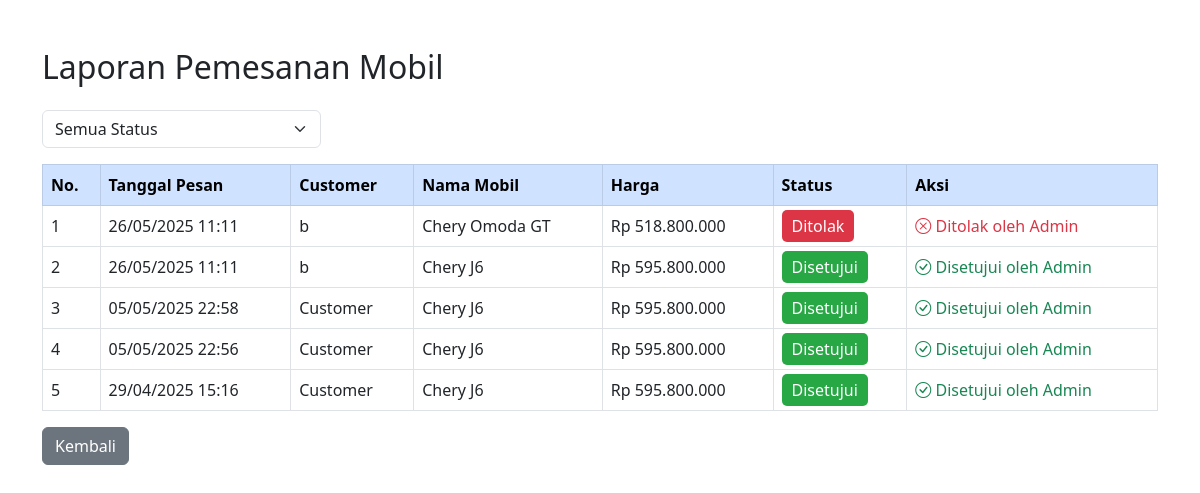
Page /SuperAdmin/Laporan.php (signed in) on the earlier database version.
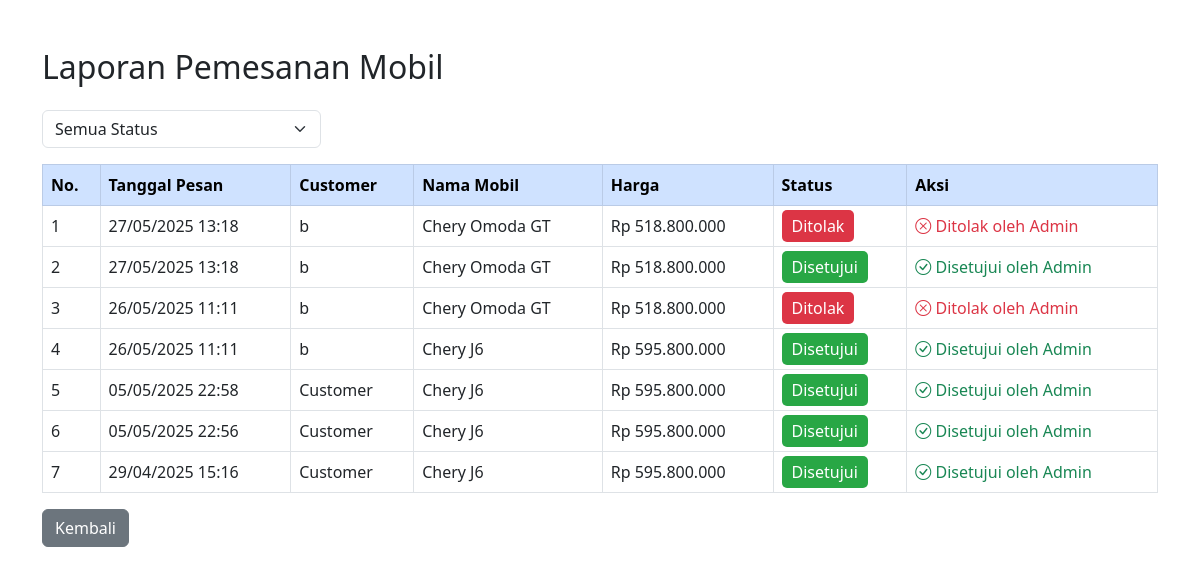
Same page on the later database version.
### tables this page shows
CREATE TABLE `requests` (
  `id` int(11) NOT NULL,
  `itemId` int(11) NOT NULL,
  `userId` int(11) NOT NULL,
  `status` enum('Menunggu','Disetujui','Ditolak') NOT NULL DEFAULT 'Menunggu',
  `createdAt` datetime DEFAULT current_timestamp(),
  `updatedAt` datetime DEFAULT current_timestamp() ON UPDATE current_timestamp()
);

CREATE TABLE `users` (
  `id` int(11) NOT NULL,
  `email` varchar(255) NOT NULL,
  `username` varchar(255) NOT NULL,
  `password` varchar(255) NOT NULL,
  `role` varchar(255) NOT NULL,
  `foto` varchar(255) NOT NULL
);

CREATE TABLE `mobil` (
  `id` int(11) NOT NULL,
  `nama` varchar(255) DEFAULT NULL,
  `stok` int(11) DEFAULT NULL,
  `harga` int(11) DEFAULT NULL,
  `keterangan` text DEFAULT NULL,
  `gambar` varchar(255) DEFAULT NULL
);

### SuperAdmin/Laporan.php (the view, shortened to what this page needs)
<?php
include('../DB.php');
$limit = 10;
$page = isset($_GET['page']) ? max(1, intval($_GET['page'])) : 1;
$offset = ($page - 1) * $limit;
$query = "SELECT
    r.id,
    r.status,
    r.createdAt,
    r.updatedAt,
    m.nama AS mobilNama,
    m.harga AS mobilHarga,
    u.username AS customerName
    FROM requests r
    JOIN mobil m ON r.itemId = m.id
    JOIN users u ON r.userId = u.id
    ORDER BY r.createdAt DESC
    LIMIT $limit OFFSET $offset";
$result = mysqli_query($conn, $query);
?>
<!DOCTYPE html>
<html lang="en">
<head>
    <link href="https://cdn.jsdelivr.net/npm/bootstrap@5.3.0-alpha3/dist/css/bootstrap.min.css" rel="stylesheet">
    <link rel="stylesheet" href="https://cdn.jsdelivr.net/npm/bootstrap-icons@1.7.2/font/bootstrap-icons.css">
</head>
<body>
    <div class="container mt-5">
        <h2 class="mb-4">Laporan Pemesanan Mobil</h2>
        <div class="mb-3">
            <select class="form-select w-25" id="statusFilter">
                <option value="">Semua Status</option>
            </select>
        </div>
        <table class="table table-bordered">
            <thead class="table-primary">
                <tr>
                    <th>No.</th>
                    <th>Tanggal Pesan</th>
                    <th>Customer</th>
                    <th>Nama Mobil</th>
                    <th>Harga</th>
                    <th>Status</th>
                    <?php if ($_SESSION['role'] === 'Super Admin'): ?>
                    <th>Aksi</th>
                    <?php endif; ?>
                </tr>
            </thead>
            <tbody>
                <?php
                if ($result && mysqli_num_rows($result) > 0) {
                    $no = $offset + 1;
                    while ($row = mysqli_fetch_assoc($result)) {
                        echo "<tr class='status-row' data-status='{$row['status']}'>";
                        echo "<td>{$no}</td>";
                        echo "<td>" . date('d/m/Y H:i', strtotime($row['createdAt'])) . "</td>";
                        echo "<td>{$row['customerName']}</td>";
                        echo "<td>{$row['mobilNama']}</td>";
                        echo "<td>Rp " . number_format($row['mobilHarga'], 0, ',', '.') . "</td>";
                        echo "<td><span class='" . match($row['status']) {
                            'Disetujui' => 'status-disetujui',
                            'Ditolak' => 'status-ditolak',
                            default => 'status-menunggu'
                        } . "'>{$row['status']}</span></td>";
                        if ($_SESSION['role'] === 'Super Admin') {
                            echo "<td>";
                            if ($row['status'] === 'Menunggu') {
                                echo "<button onclick='updateStatus({$row['id']}, \"Disetujui\")' class='btn btn-success btn-sm me-2'>Setuju</button>";
                                echo "<button onclick='updateStatus({$row['id']}, \"Ditolak\")' class='btn btn-danger btn-sm'>Tolak</button>";
                            } else {
                                echo $row['status'] === 'Disetujui'
                                    ? "<span class='text-success'><i class='bi bi-check-circle'></i> Disetujui oleh Admin</span>"
                                    : "<span class='text-danger'><i class='bi bi-x-circle'></i> Ditolak oleh Admin</span>";
                            }
                            echo "</td>";
                        }
                        echo "</tr>";
                        $no++;
                    }
                } else {
                    echo "<tr><td colspan='7' class='text-center'>Tidak ada data pemesanan.</td></tr>";
                }
                ?>
            </tbody>
        </table>
        <a href="../Index.php" class="btn btn-secondary mb-3" style="margin-bottom:20px;">Kembali</a>
    </div>
</body>
</html>

Differences in the rows shown:
added requests: createdAt "27/05/2025 13:18", userId.username "b", itemId.nama "Chery Omoda GT", itemId.harga "518.800.000", status "Ditolak", shows "Ditolak oleh Admin"
added requests: createdAt "27/05/2025 13:18", userId.username "b", itemId.nama "Chery Omoda GT", itemId.harga "518.800.000", status "Disetujui", shows "Disetujui oleh Admin"
